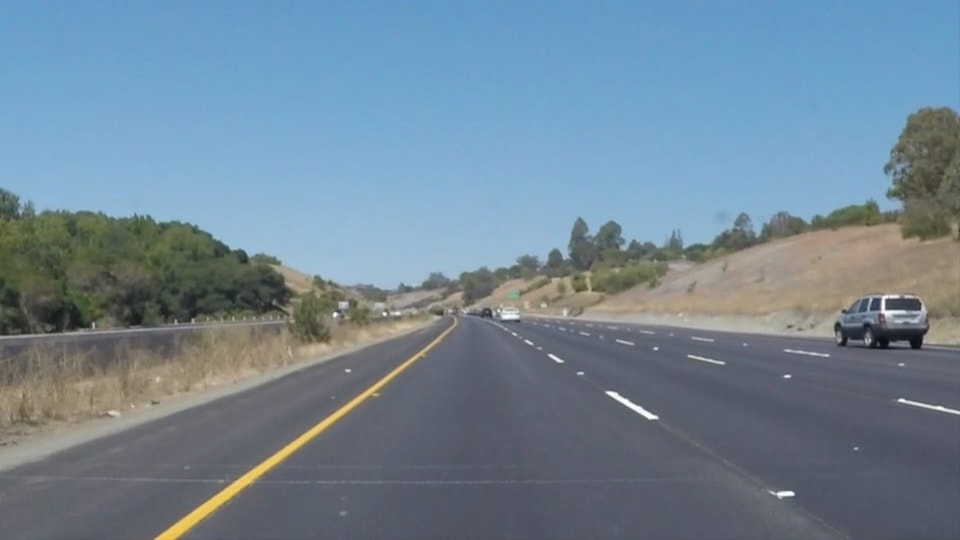
#> input picture Deep learning/딥러닝(자율주행)/실습자료/CV/LDW/test_images/solidYellowCurve.jpg, 960 x 540 px
$ python simple_ld_edge_hough.py
#> lines starting #> are read from the running program, lines starting #| are printed output that depends on the picture; after the words box and inside, x2 and y2 are one past the last pixel; in counts of white or black regions, pixels touching at a corner belong together
import matplotlib.pyplot as plt
import matplotlib.image as mpimg
import numpy as np
import cv2

image = mpimg.imread('test_images/solidYellowCurve.jpg')
#> image is the input picture: shape (540, 960, 3); mean R, G, B 113, 133.4, 149
gray = cv2.cvtColor(image, cv2.COLOR_RGB2GRAY)
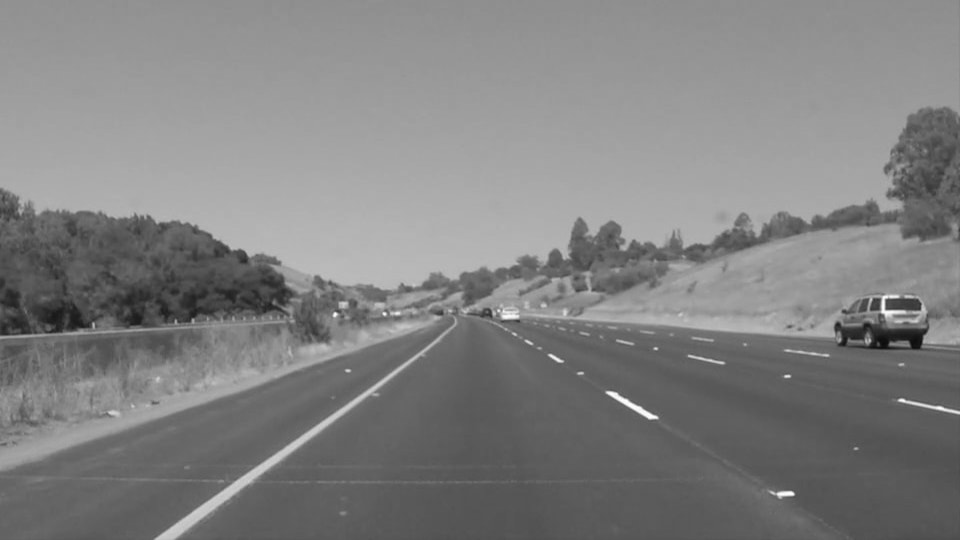
#> gray: shape (540, 960); min 11, max 254, mean 129.1

kernel_size = 3
smooth_img = cv2.GaussianBlur(gray, (kernel_size, kernel_size), 0)
#plt.imshow(smooth_img, 'gray')
#plt.show()

low_th =  50
high_th = 150
edge_img = cv2.Canny(smooth_img, low_th, high_th)
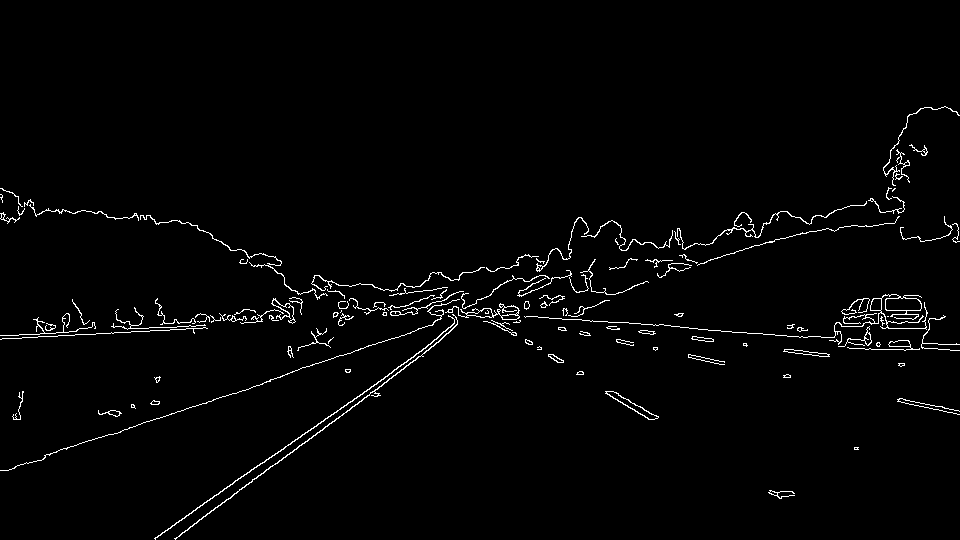
#> edge_img: shape (540, 960); 1.9% white in thin lines or dots, all inside (x1, y1, x2, y2) = (0, 106, 960, 540)
#plt.imshow(edge_img, 'gray')
#plt.show()

mask = np.zeros_like(edge_img)
ignore_mask_color = 255

imshape = image.shape
#> imshape = (540, 960, 3)
vertices = np.array([[(0,imshape[0]),(450, 290), (490, 290), (imshape[1],imshape[0])]], dtype=np.int32)
cv2.fillPoly(mask, vertices, ignore_mask_color)
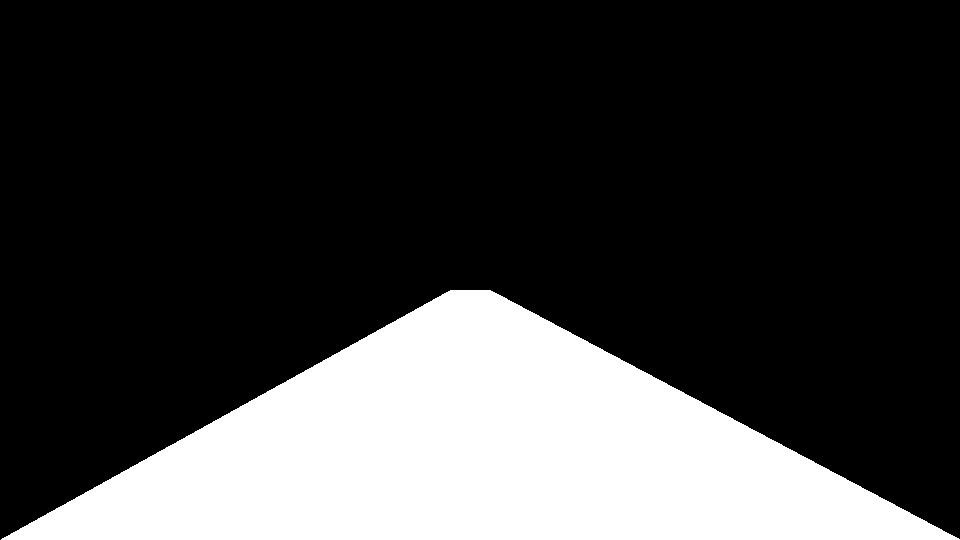
#> mask: shape (540, 960); 24.2% white; 1 white region, box (x1, y1, x2, y2) and area: (1, 290, 960, 540) 125210
masked_edges = cv2.bitwise_and(edge_img, mask)
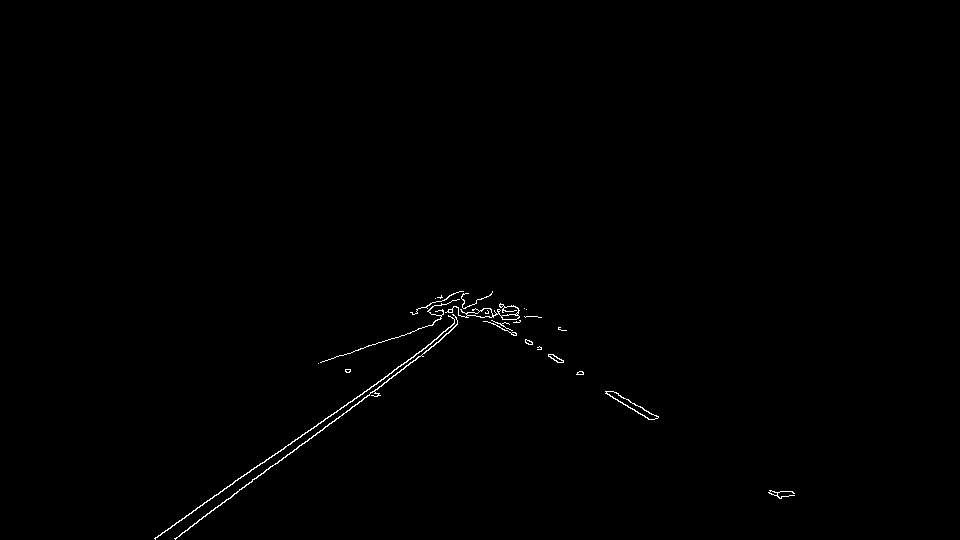
#> masked_edges: shape (540, 960); 0.41% white in thin lines or dots, all inside (x1, y1, x2, y2) = (154, 291, 795, 540)

plt.imshow(masked_edges)
plt.show()

rho = 1
theta = np.pi/180
threshold = 50
min_line_length = 30
max_line_gap = 4
line_image = np.copy(image)*0
#> line_image: shape (540, 960, 3); every value is 0

lines = cv2.HoughLinesP(masked_edges, rho, theta, threshold, np.array([]),
                            min_line_length, max_line_gap)
#> lines = [[154, 538, 426, 347], [244, 487, 418, 356], [307, 441, 433, 346], [259, 465, 396, 369], [174, 538, 270, 466], [318, 363, 395, 337], [605, 391, 648, 419], [613, 391, 658, 417], [393, 370, 432, 342]]

for line in lines:
    for x1,y1,x2,y2 in line:
        cv2.line(line_image,(x1,y1),(x2,y2),(255,0,0),10)
#> this loop made 9 passes
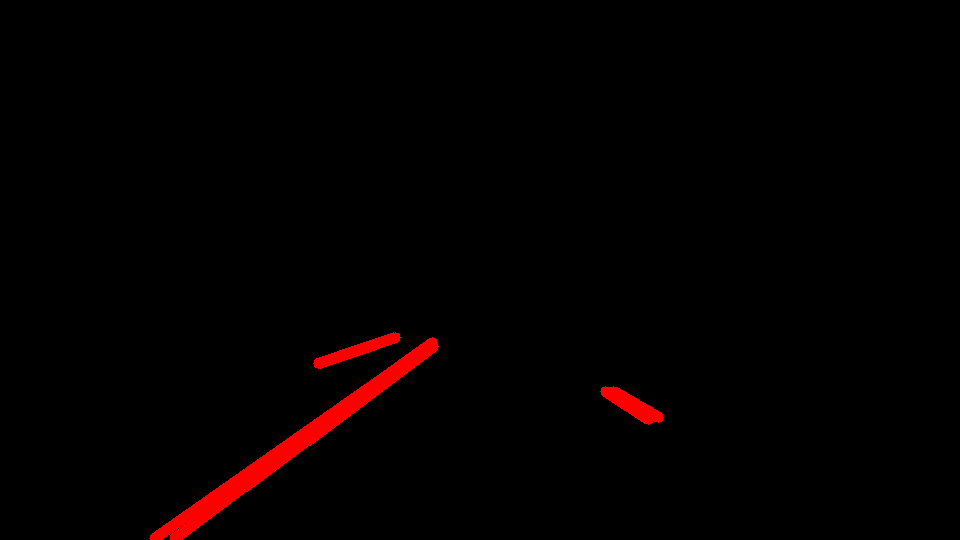
#> line_image: shape (540, 960, 3); mean R, G, B 4.1, 0, 0

color_edges = np.dstack((masked_edges, masked_edges, masked_edges))

lines_edges = cv2.addWeighted(color_edges, 0.8, line_image, 1, 0)
plt.imshow(lines_edges)
plt.show()

$ run again, with Deep learning/딥러닝(자율주행)/실습자료/CV/LDW/test_images/solidWhiteCurve.jpg copied over Deep learning/딥러닝(자율주행)/실습자료/CV/LDW/test_images/solidYellowCurve.jpg
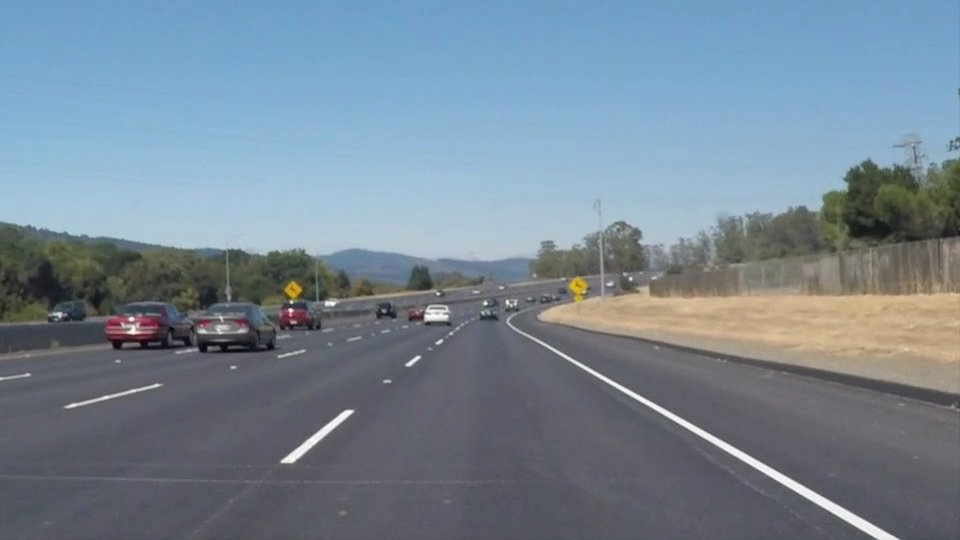
#> input picture Deep learning/딥러닝(자율주행)/실습자료/CV/LDW/test_images/solidWhiteCurve.jpg, 960 x 540 px
#> image is the input picture: shape (540, 960, 3); mean R, G, B 118.5, 134.5, 148.1
#> `edge_img = cv2.Canny(smooth_img, low_th, high_th)`:
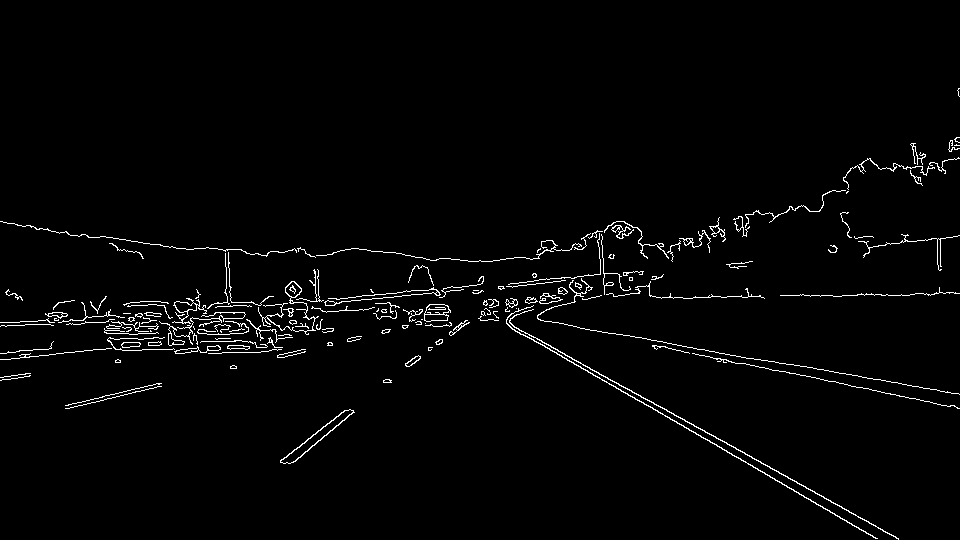
#> edge_img: shape (540, 960); 2.1% white in thin lines or dots, all inside (x1, y1, x2, y2) = (0, 88, 960, 540)
#> mask: shape (540, 960); 24.2% white; 1 white region, box (x1, y1, x2, y2) and area: (1, 290, 960, 540) 125210
#> masked_edges: shape (540, 960); 0.42% white in thin lines or dots, all inside (x1, y1, x2, y2) = (280, 290, 899, 540)
#> lines = [[508, 325, 877, 538], [506, 321, 898, 539], [533, 339, 798, 492], [280, 460, 320, 430], [292, 462, 344, 420], [302, 443, 345, 410], [290, 463, 353, 412], [649, 400, 855, 514]]
#> the loop `for line in lines:` made 8 passes
#> after the loop `for line in lines:`:
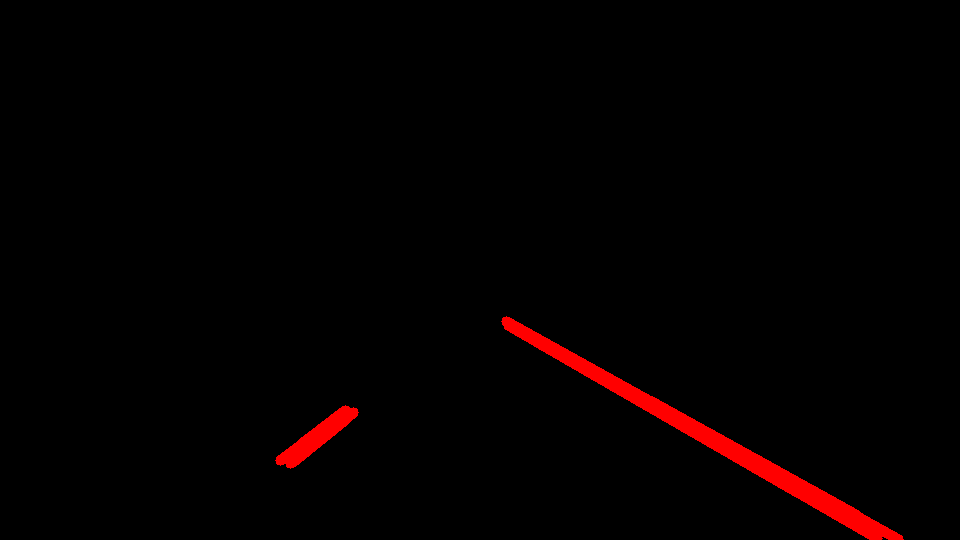
#> line_image: shape (540, 960, 3); mean R, G, B 4.5, 0, 0

$ run again, with Deep learning/딥러닝(자율주행)/실습자료/CV/LDW/test_images/solidWhiteRight.jpg copied over Deep learning/딥러닝(자율주행)/실습자료/CV/LDW/test_images/solidYellowCurve.jpg
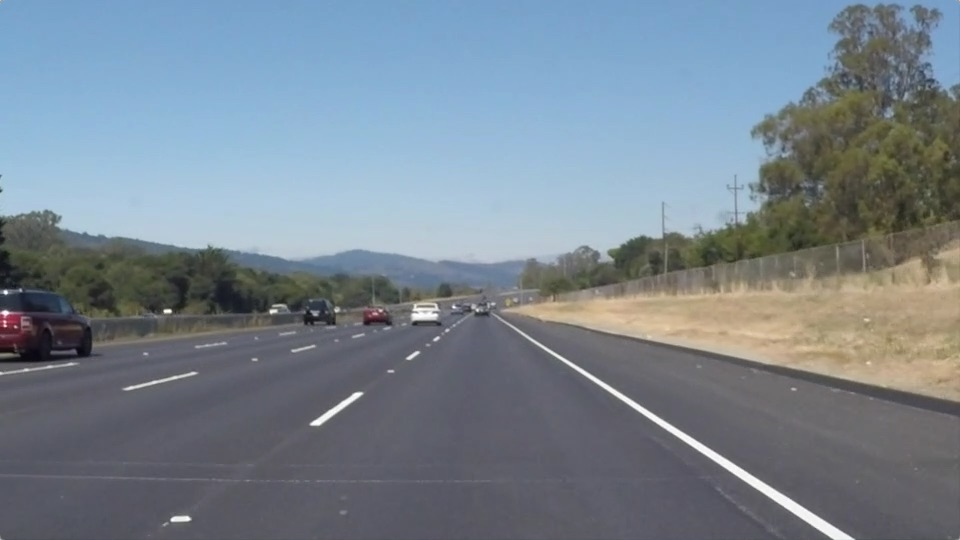
#> input picture Deep learning/딥러닝(자율주행)/실습자료/CV/LDW/test_images/solidWhiteRight.jpg, 960 x 540 px
#> image is the input picture: shape (540, 960, 3); mean R, G, B 120.3, 132.6, 143.7
#> `edge_img = cv2.Canny(smooth_img, low_th, high_th)`:
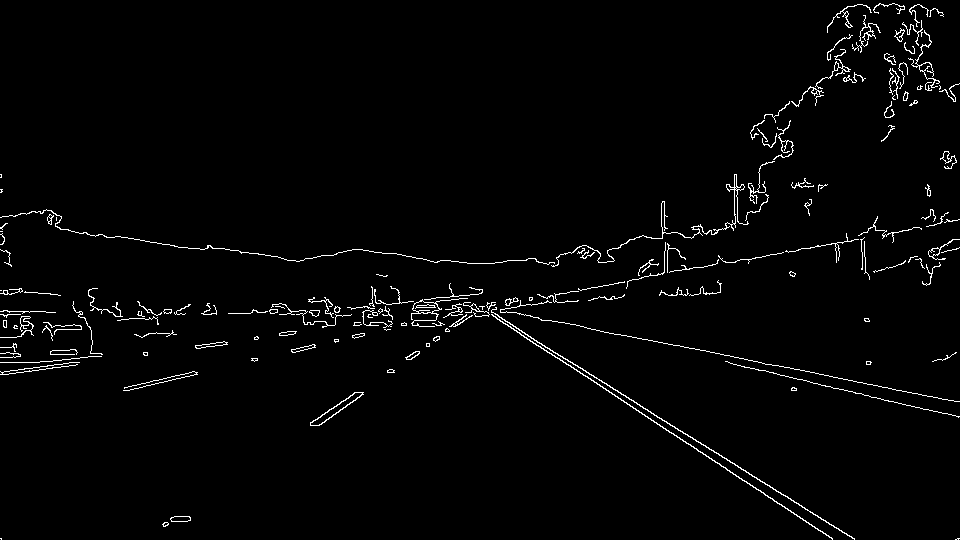
#> edge_img: shape (540, 960); 2% white in thin lines or dots
#> mask: shape (540, 960); 24.2% white; 1 white region, box (x1, y1, x2, y2) and area: (1, 290, 960, 540) 125210
#> masked_edges: shape (540, 960); 0.42% white in thin lines or dots, all inside (x1, y1, x2, y2) = (1, 290, 959, 540)
#> lines = [[488, 310, 854, 539], [482, 309, 732, 472], [618, 398, 831, 537], [445, 329, 479, 306], [319, 425, 362, 394], [454, 326, 488, 303], [482, 308, 635, 408], [310, 422, 357, 392]]
#> the loop `for line in lines:` made 8 passes
#> after the loop `for line in lines:`:
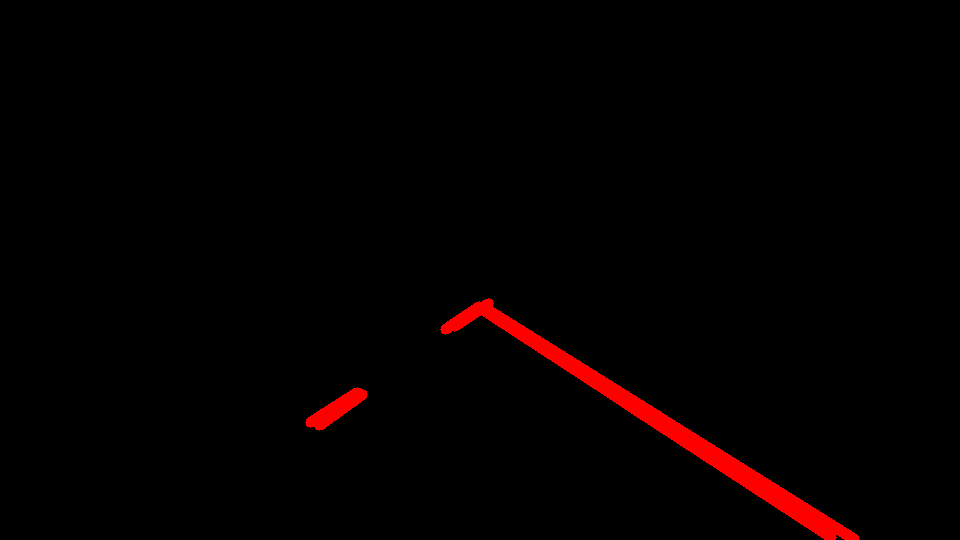
#> line_image: shape (540, 960, 3); mean R, G, B 4.6, 0, 0

$ run again, with Deep learning/딥러닝(자율주행)/실습자료/CV/LDW/test_images/solidYellowLeft.jpg copied over Deep learning/딥러닝(자율주행)/실습자료/CV/LDW/test_images/solidYellowCurve.jpg
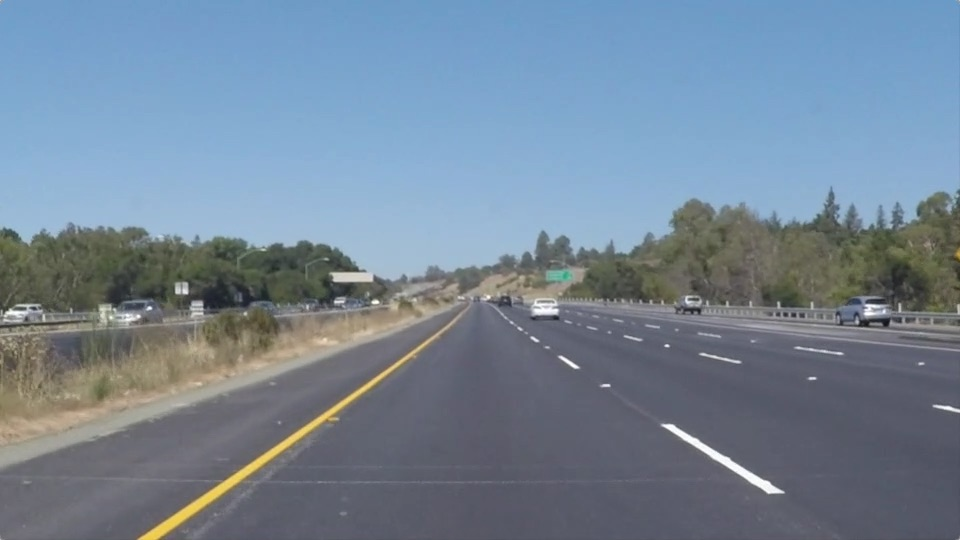
#> input picture Deep learning/딥러닝(자율주행)/실습자료/CV/LDW/test_images/solidYellowLeft.jpg, 960 x 540 px
#> image is the input picture: shape (540, 960, 3); mean R, G, B 116.5, 133.6, 150.8
#> `edge_img = cv2.Canny(smooth_img, low_th, high_th)`:
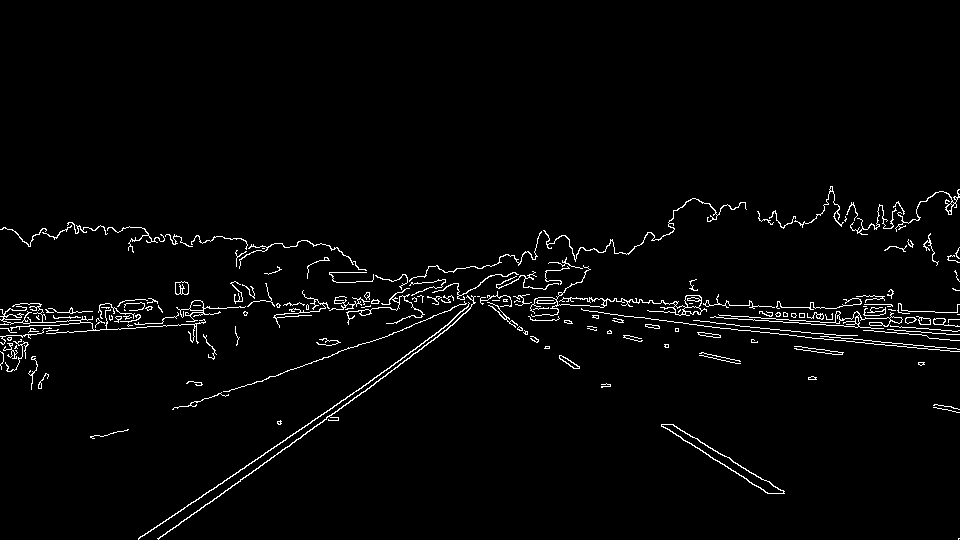
#> edge_img: shape (540, 960); 2.4% white in thin lines or dots, all inside (x1, y1, x2, y2) = (0, 186, 960, 540)
#> mask: shape (540, 960); 24.2% white; 1 white region, box (x1, y1, x2, y2) and area: (1, 290, 960, 540) 125210
#> masked_edges: shape (540, 960); 0.43% white in thin lines or dots, all inside (x1, y1, x2, y2) = (138, 290, 959, 540)
#> lines = [[138, 538, 368, 383], [186, 519, 442, 333], [502, 317, 538, 340], [724, 464, 768, 493], [671, 424, 783, 491], [661, 424, 756, 486], [348, 396, 450, 322], [378, 339, 465, 303], [158, 538, 205, 504], [672, 424, 737, 463], [366, 384, 443, 328], [391, 370, 456, 321]]
#> the loop `for line in lines:` made 12 passes
#> after the loop `for line in lines:`:
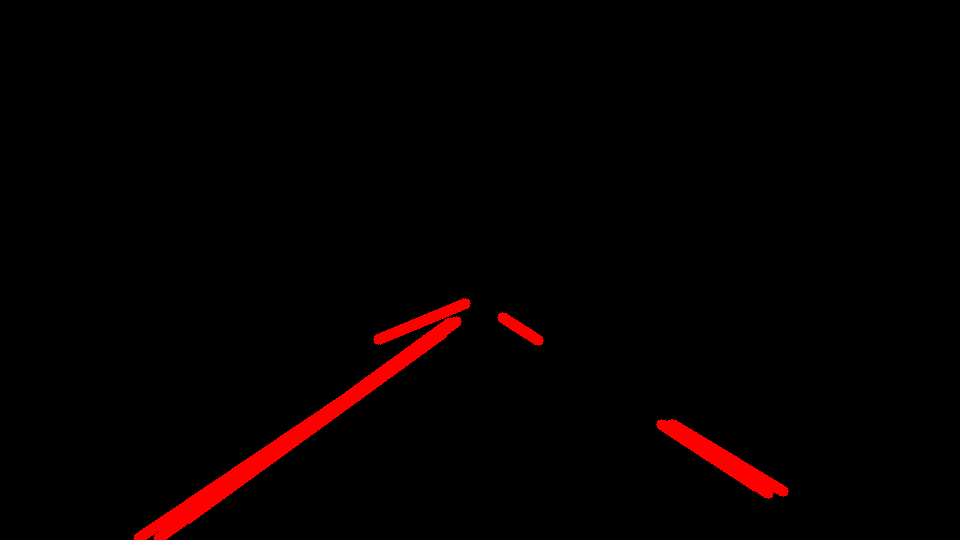
#> line_image: shape (540, 960, 3); mean R, G, B 5.4, 0, 0
